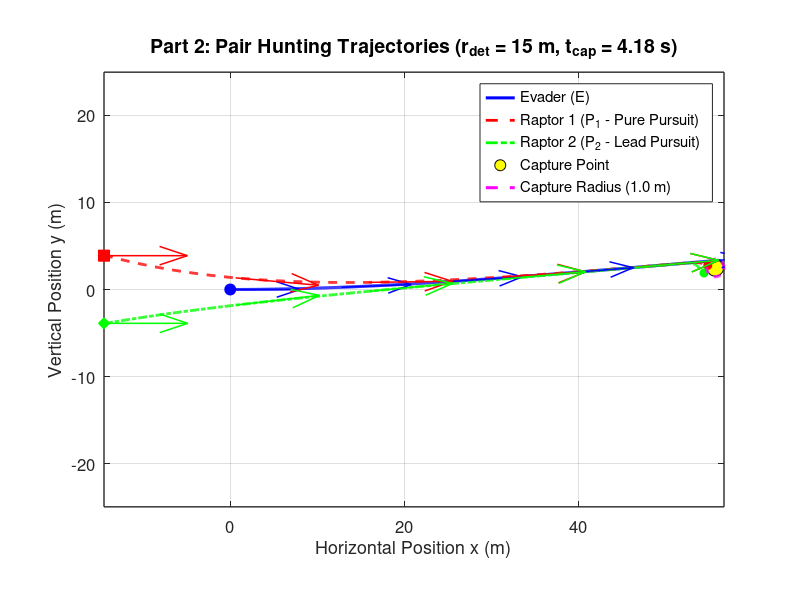
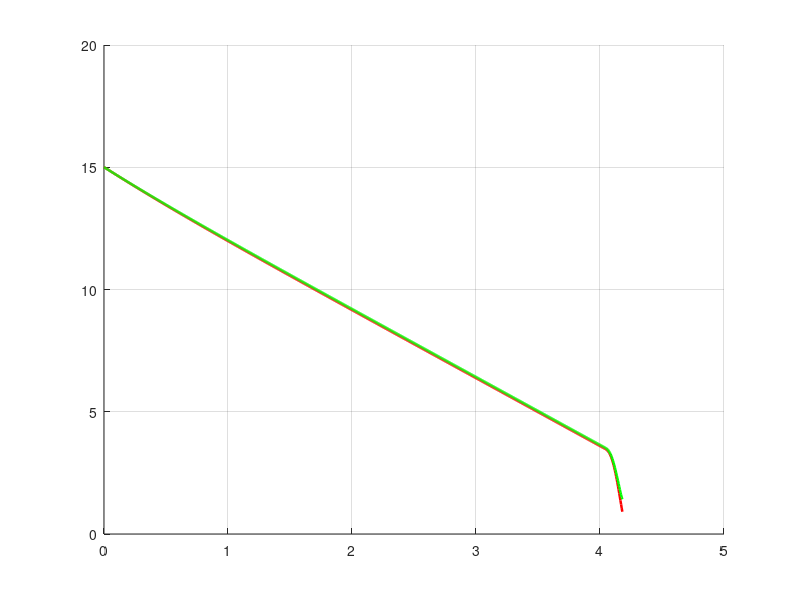

Write the MATLAB code that produced these figures, in order. (Note: this script raises an error after producing the figures.)
% pair_pursuit.m
% Part 2: Cooperative Pair Hunting (Pure Pursuit + Lead Pursuit Pincer)
clear; clc; close all;

%% 1. Model Parameters
v_p = 60 / 3.6;          % Pursuer speed (16.67 m/s)
v_e = 50 / 3.6;          % Evader speed (13.89 m/s)
R_p = 1.5;               % Pursuer min turning radius (m)
R_e = 0.5;               % Evader min turning radius (m)

w_p_max = v_p / R_p;     % Max angular velocity of pursuer (11.11 rad/s)
w_e_max = v_e / R_e;     % Max angular velocity of evader (27.78 rad/s)

l_cap = 1.0;             % Capture radius (m)
r_det = 25.0;            % Initial detection distance (m) [15, 50]
r_jink = 3.5;            % Critical jink distance (m)
tau_max = 0.6;           % Max look-ahead time for P2 lead pursuit (s)
T_max = 15.0;            % Raptor stamina limit (s)
dt = 0.005;              % Time step (s)
N = round(T_max / dt);
start_distances = [15, 20, 25, 30, 35];
flank_angles = deg2rad([15, 20, 25, 30, 35]);
plot_folder = fullfile(pwd, 'strategy_2_plots');
if ~exist(plot_folder, 'dir')
    mkdir(plot_folder);
end

for scenario = 1:5
r_det = start_distances(scenario);
%% 2. Initial Conditions (t = 0)
alpha = flank_angles(scenario);

% Preallocate state arrays
x_E  = zeros(1, N); y_E  = zeros(1, N); theta_E  = zeros(1, N);
x_P1 = zeros(1, N); y_P1 = zeros(1, N); theta_P1 = zeros(1, N);
x_P2 = zeros(1, N); y_P2 = zeros(1, N); theta_P2 = zeros(1, N);
d1 = zeros(1, N); d2 = zeros(1, N);
t_vec = (0:N-1) * dt;

% Evader starts at origin facing +x
x_E(1) = 0; y_E(1) = 0; theta_E(1) = 0;

% Pursuer 1 (Top/Left Flank) & Pursuer 2 (Bottom/Right Flank)
x_P1(1) = -r_det * cos(alpha);  y_P1(1) =  r_det * sin(alpha);  theta_P1(1) = 0;
x_P2(1) = -r_det * cos(-alpha); y_P2(1) =  r_det * sin(-alpha); theta_P2(1) = 0;

captured = false;
end_idx = N;

%% 3. Time-Stepping Simulation Loop (Forward Euler)
for k = 1:N-1
    d1(k) = hypot(x_E(k) - x_P1(k), y_E(k) - y_P1(k));
    d2(k) = hypot(x_E(k) - x_P2(k), y_E(k) - y_P2(k));
    
    if min(d1(k), d2(k)) <= l_cap
        captured = true;
        end_idx = k;
        break;
    end
    
    % --- Pursuer 1 Control: Pure Pursuit (Direct Line-of-Sight) ---
    theta_LOS1 = atan2(y_E(k) - y_P1(k), x_E(k) - x_P1(k));
    dtheta_P1 = atan2(sin(theta_LOS1 - theta_P1(k)), cos(theta_LOS1 - theta_P1(k)));
    if abs(dtheta_P1) <= w_p_max * dt
        w_P1 = dtheta_P1 / dt;
    else
        w_P1 = w_p_max * sign(dtheta_P1);
    end
    
    % --- Pursuer 2 Control: Cooperative Lead Pursuit ---
    tau = min(tau_max, d2(k) / v_p);
    x_lead = x_E(k) + tau * v_e * cos(theta_E(k));
    y_lead = y_E(k) + tau * v_e * sin(theta_E(k));
    
    theta_LOS2 = atan2(y_lead - y_P2(k), x_lead - x_P2(k));
    dtheta_P2 = atan2(sin(theta_LOS2 - theta_P2(k)), cos(theta_LOS2 - theta_P2(k)));
    if abs(dtheta_P2) <= w_p_max * dt
        w_P2 = dtheta_P2 / dt;
    else
        w_P2 = w_p_max * sign(dtheta_P2);
    end
    
    % --- Evader Control: Evade Closest Threat ---
    if d1(k) <= r_jink && d1(k) <= d2(k)
        w_E = -w_e_max;
    elseif d2(k) <= r_jink && d2(k) < d1(k)
        w_E = w_e_max;
    else
        vx_threat = (x_E(k) - x_P1(k))/d1(k) + (x_E(k) - x_P2(k))/d2(k);
        vy_threat = (y_E(k) - y_P1(k))/d1(k) + (y_E(k) - y_P2(k))/d2(k);
        theta_flee = atan2(vy_threat, vx_threat);
        dtheta_E = atan2(sin(theta_flee - theta_E(k)), cos(theta_flee - theta_E(k)));
        if abs(dtheta_E) <= w_e_max * dt
            w_E = dtheta_E / dt;
        else
            w_E = w_e_max * sign(dtheta_E);
        end
    end
    
    % --- Euler Kinematic Updates ---
    x_P1(k+1) = x_P1(k) + v_p * cos(theta_P1(k)) * dt;
    y_P1(k+1) = y_P1(k) + v_p * sin(theta_P1(k)) * dt;
    theta_P1(k+1) = theta_P1(k) + w_P1 * dt;
    
    x_P2(k+1) = x_P2(k) + v_p * cos(theta_P2(k)) * dt;
    y_P2(k+1) = y_P2(k) + v_p * sin(theta_P2(k)) * dt;
    theta_P2(k+1) = theta_P2(k) + w_P2 * dt;
    
    x_E(k+1) = x_E(k) + v_e * cos(theta_E(k)) * dt;
    y_E(k+1) = y_E(k) + v_e * sin(theta_E(k)) * dt;
    theta_E(k+1) = theta_E(k) + w_E * dt;
end

d1(end_idx) = hypot(x_E(end_idx) - x_P1(end_idx), y_E(end_idx) - y_P1(end_idx));
d2(end_idx) = hypot(x_E(end_idx) - x_P2(end_idx), y_E(end_idx) - y_P2(end_idx));

%% 4. Figure 1: Combined 2D Trajectory Plot (All 3 Players on Same Axis)
figure('Color', 'w', 'Position', [80, 80, 1050, 700]);
hold on; grid on; axis equal;

% Plot all 3 trajectories on the same axis
plot(x_E(1:end_idx),  y_E(1:end_idx),  'b-',  'LineWidth', 2.2, 'DisplayName', 'Evader (E)');
plot(x_P1(1:end_idx), y_P1(1:end_idx), 'r--', 'LineWidth', 2.0, 'DisplayName', 'Raptor 1 (P_1 - Pure Pursuit)');
plot(x_P2(1:end_idx), y_P2(1:end_idx), 'g-.', 'LineWidth', 2.0, 'DisplayName', 'Raptor 2 (P_2 - Lead Pursuit)');

% Plot Start Positions (t = 0)
plot(x_E(1),  y_E(1),  'bo', 'MarkerSize', 8, 'MarkerFaceColor', 'b', 'HandleVisibility', 'off');
plot(x_P1(1), y_P1(1), 'rs', 'MarkerSize', 8, 'MarkerFaceColor', 'r', 'HandleVisibility', 'off');
plot(x_P2(1), y_P2(1), 'gd', 'MarkerSize', 8, 'MarkerFaceColor', 'g', 'HandleVisibility', 'off');

% Plot Final/Capture Positions
plot(x_E(end_idx),  y_E(end_idx),  'ko', 'MarkerSize', 12, ...
    'MarkerFaceColor', 'y', 'DisplayName', 'Capture Point');
plot(x_P1(end_idx), y_P1(end_idx), 'ro', 'MarkerSize', 6, 'MarkerFaceColor', 'r', 'HandleVisibility', 'off');
plot(x_P2(end_idx), y_P2(end_idx), 'go', 'MarkerSize', 6, 'MarkerFaceColor', 'g', 'HandleVisibility', 'off');

% Plot Capture Radius Circle around Evader's Final Position
th_circ = linspace(0, 2*pi, 100);
plot(x_E(end_idx) + l_cap*cos(th_circ), y_E(end_idx) + l_cap*sin(th_circ), ...
    'm--', 'LineWidth', 2.2, 'DisplayName', 'Capture Radius (1.0 m)');

% Plot Heading Arrows along the Path
arrow_end = max(1, end_idx - round(0.5 / dt));
if arrow_end > 1
    idx_arrows = round(linspace(1, arrow_end, 5));
    quiver(x_E(idx_arrows),  y_E(idx_arrows),  cos(theta_E(idx_arrows)),  sin(theta_E(idx_arrows)),  0.35, 'b', 'LineWidth', 1.1, 'HandleVisibility', 'off');
    quiver(x_P1(idx_arrows), y_P1(idx_arrows), cos(theta_P1(idx_arrows)), sin(theta_P1(idx_arrows)), 0.35, 'r', 'LineWidth', 1.1, 'HandleVisibility', 'off');
    quiver(x_P2(idx_arrows), y_P2(idx_arrows), cos(theta_P2(idx_arrows)), sin(theta_P2(idx_arrows)), 0.35, 'g', 'LineWidth', 1.1, 'HandleVisibility', 'off');
end

set(gca, 'FontSize', 12, 'LineWidth', 1.0, 'Box', 'on');
xlabel('Horizontal Position x (m)', 'FontSize', 13);
ylabel('Vertical Position y (m)', 'FontSize', 13);
title(sprintf('Part 2: Pair Hunting Trajectories (r_{det} = %.0f m, t_{cap} = %.2f s)', ...
    r_det, t_vec(end_idx)), 'FontSize', 14);
legend('Location', 'best');
exportgraphics(gcf, fullfile(plot_folder, sprintf('scenario_%d_trajectory.png', scenario)), 'Resolution', 200);

%% 5. Figure 2: Separation Distance Plot
figure('Color', 'w', 'Position', [180, 120, 850, 550]);
hold on; grid on;
plot(t_vec(1:end_idx), d1(1:end_idx), 'r-', 'LineWidth', 1.8, 'DisplayName', 'd_1(t) (Raptor 1)');
plot(t_vec(1:end_idx), d2(1:end_idx), 'g-', 'LineWidth', 1.8, 'DisplayName', 'd_2(t) (Raptor 2)');
yline(l_cap, 'k--', 'Capture Threshold (l = 1.0 m)', 'LineWidth', 1.5, 'HandleVisibility', 'off');
set(gca, 'FontSize', 12, 'LineWidth', 1.0, 'Box', 'on');
xlabel('Time t (s)', 'FontSize', 13);
ylabel('Distance to Prey (m)', 'FontSize', 13);
title('Part 2: Pair Separation Distances vs. Time', 'FontSize', 14);
legend('Location', 'southoutside', 'NumColumns', 2);
exportgraphics(gcf, fullfile(plot_folder, sprintf('scenario_%d_separation.png', scenario)), 'Resolution', 200);
close all;
end
